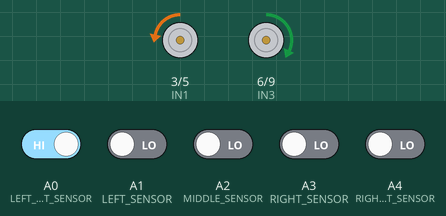
Recording of a sketch running on a simulated Arduino Uno, built with avr-gcc and run on an emulated ATmega328P. On the bench: motor-driver pin pairs drawn as motors (green arrow = first pin HIGH = forward, orange = second pin HIGH = backward, longer = more drive, scaled by the enable pin). The test bench sets the inputs (shaded band); at power-on: A0 (LEFT_MOST_SENSOR) HIGH, A1 (LEFT_SENSOR), A2 (MIDDLE_SENSOR), A3 (RIGHT_SENSOR), A4 (RIGHT_MOST_SENSOR) LOW. What the sketch prints to the serial monitor is not drawn.

Above: at 1.2 s.
1.3 s: A0 (LEFT_MOST_SENSOR) driven LOW
At 2.0 s:
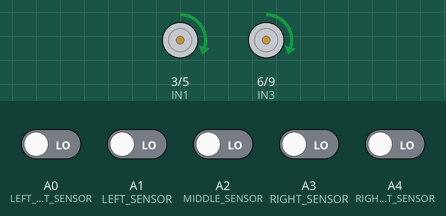
2.8 s: A2 (MIDDLE_SENSOR) driven HIGH
At 3.4 s:
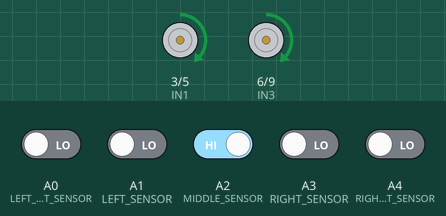
4.3 s: A3 (RIGHT_SENSOR) driven HIGH
At 4.9 s:
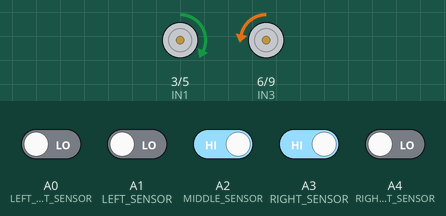
Timing chart, 0 to 7.3 s (numbered marks = the images above; inputs shaded):
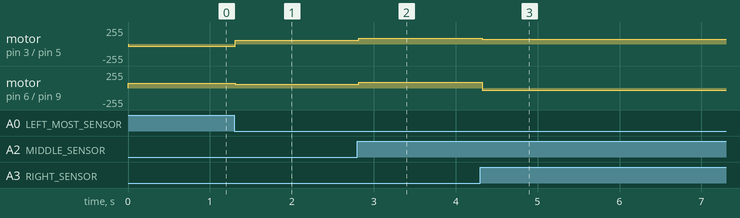

Measured:
- after the input at 1.3 s, motor on pin 3 (IN1) / pin 5 (IN2): backward 30/255 → forward 60/255 at once; motor on pin 6 (IN3) / pin 9 (IN4): forward 70/255 → forward 60/255 at once
- after the input at 2.8 s, motor on pin 3 (IN1) / pin 5 (IN2), motor on pin 6 (IN3) / pin 9 (IN4): forward 60/255 → forward 85/255 at once
- after the input at 4.3 s, motor on pin 3 (IN1) / pin 5 (IN2): forward 85/255 → forward 70/255 at once; motor on pin 6 (IN3) / pin 9 (IN4): forward 85/255 → backward 30/255 at once

The sketch:

5_SENSOR_LFR.ino
```cpp
void setup() {
  pinMode(3 , OUTPUT); //IN1 (FORWARD)
  pinMode(5 , OUTPUT); //IN2 (BACKWARD)
  pinMode(6 , OUTPUT); //IN3 (FORWARD)
  pinMode(9 , OUTPUT); //IN4 (BACKWARD)
  pinMode(2 , OUTPUT); //ENABLE A
  pinMode(4 , OUTPUT); //ENABLE B

  pinMode(A0 , INPUT); //LEFT MOST SENSOR
  pinMode(A1 , INPUT); //LEFT SENSOR
  pinMode(A2 , INPUT); //MIDDLE SENSOR
  pinMode(A3 , INPUT); //RIGHT SENSOR
  pinMode(A4 , INPUT); //RIGHT MOST SENSOR

  digitalWrite(2 , HIGH);
  digitalWrite(4 , HIGH);

  Serial.begin(9600);
}

void forward () {
  analogWrite(3 , 85);
  analogWrite(5 , 0);
  analogWrite(6 , 85);
  analogWrite(9 , 0);
}

void curveleft () {
  analogWrite(3 , 30);
  analogWrite(5 , 0);
  analogWrite(6 , 60);
  analogWrite(9 , 0);
}

void curveright () {
  analogWrite(3 , 60);
  analogWrite(5 , 0);
  analogWrite(6 , 60);
  analogWrite(9 , 0);
}

void slightleft () {
  analogWrite(3 , 20);
  analogWrite(5 , 0);
  analogWrite(6 , 40);
  analogWrite(9 , 0);
}

void slightright(){
  analogWrite(3 , 40);
  analogWrite(5 , 0);
  analogWrite(6 , 20);
  analogWrite(9 , 0);
}

void sharpleft(){
  analogWrite(3 , 0);
  analogWrite(5 , 30);
  analogWrite(6 , 70);
  analogWrite(9 , 0);
}

void sharpright(){
  analogWrite(3 , 70);
  analogWrite(5 , 0);
  analogWrite(6 , 0);
  analogWrite(9 , 30);
}

void loop() {
  int s1 = digitalRead(A0);
  int s2 = digitalRead(A1);
  int s3 = digitalRead(A2);
  int s4 = digitalRead(A3);
  int s5 = digitalRead(A4);

  Serial.print("S1: "); Serial.print(s1);
  Serial.print("S2: "); Serial.print(s2);
  Serial.print("S3: "); Serial.print(s3);
  Serial.print("S4: "); Serial.print(s4);
  Serial.print("S5: "); Serial.print(s5);

  if (s1 == 0 && s2 == 0 && s3 == 0 && s4 == 0 && s5 == 0) {
    curveright();
  }
  else if(s1 == 0 && s2 == 0 && s3 == 0 && s4 == 0 && s5 == 1) {
    sharpright();
  }
  else if(s1 == 0 && s2 == 0 && s3 == 0 && s4 == 1 && s5 == 0) {
    curveright();
  }
  else if(s1 == 0 && s2 == 0 && s3 == 0 && s4 == 1 && s5 == 1) {
    slightright();
  }
  else if(s1 == 0 && s2 == 0 && s3 == 1 && s4 == 0 && s5 == 0 ) {
    forward();
  }
  else if(s1 == 0 && s2 == 0 && s3 == 1 && s4 == 0 && s5 == 1) {
    sharpright();
  }
  else if(s1 == 0 && s2 == 0 && s3 == 1 && s4 == 1 && s5 == 0) {
    sharpright();
  }
  else if(s1 == 0 && s2 == 0 && s3 == 1 && s4 == 1 && s5 == 1) {
    sharpright();
  }
  else if(s1 == 0 && s2 == 1 && s3 == 0 && s4 == 0 && s5 == 0) {
    sharpleft();
  }
  else if(s1 == 0 && s2 == 1 && s3 == 0 && s4 == 0 && s5 == 1) {
    sharpleft();
  }
  else if(s1 == 0 && s2 == 1 && s3 == 0 && s4 == 1 && s5 == 0) {
    sharpleft();
  }
  else if(s1 == 0 && s2 == 1 && s3 == 0 && s4 == 1 && s5 == 1) {
    sharpright();
  }
  else if(s1 == 0 && s2 == 1 && s3 == 1 && s4 == 0 && s5 == 0) {
    sharpleft();
  }
  else if(s1 == 0 && s2 == 1 && s3 == 1 && s4 == 0 && s5 == 1) {
    sharpleft();
  }
  else if(s1 == 0 && s2 == 1 && s3 == 1 && s4 == 1 && s5 == 0) {
    sharpright();
  }
  else if(s1 == 0 && s2 == 1 && s3 == 1 && s4 == 1 && s5 == 1) {
    slightright();
  }
  else if(s1 == 1 && s2 == 0 && s3 == 0 && s4 == 0 && s5 == 0) {
    sharpleft();
  }
  else if(s1 == 1 && s2 == 0 && s3 == 0 && s4 == 0 && s5 == 1) {
    sharpleft();
  }
  else if(s1 == 1 && s2 == 0 && s3 == 0 && s4 == 1 && s5 == 0) {
    sharpright();
  }
  else if(s1 == 1 && s2 == 0 && s3 == 0 && s4 == 1 && s5 == 1) {
    sharpright();
  }
  else if(s1 == 0 && s2 == 0 && s3 == 1 && s4 == 0 && s5 == 0) {
    sharpleft();
  }
  else if(s1 == 1 && s2 == 0 && s3 == 1 && s4 == 0 && s5 == 1) {
    sharpleft();
  }
  else if(s1 == 1 && s2 == 0 && s3 == 1 && s4 == 1 && s5 == 0) {
    slightright();
  }
  else if(s1 == 1 && s2 == 0 && s3 == 1 && s4 == 1 && s5 == 1) {
    curveright();
  }
  else if(s1 == 1 && s2 == 1 && s3 == 0 && s4 == 0 && s5 == 0) {
    curveleft();
  }
  else if(s1 == 1 && s2 == 1 && s3 == 0 && s4 == 0 && s5 == 1) {
    curveleft();
  }
  else if(s1 == 1 && s2 == 1 && s3 == 0 && s4 == 1 && s5 == 0) {
    curveleft();
  }
  else if(s1 == 1 && s2 == 1 && s3 == 0 && s4 == 1 && s5 == 1) {
    slightleft();
  }
  else if(s1 == 1 && s2 == 1 && s3 == 1 && s4 == 0 && s5 == 0) {
    curveleft();
  }
  else if(s1 == 1 && s2 == 1 && s3 == 1 && s4 == 0 && s5 == 1) {
    curveleft();
  }
  else if(s1 == 1 && s2 == 1 && s3 == 1 && s4 == 1 && s5 == 0) {
    slightleft();
  }
  else if(s1 == 1 && s2 == 1 && s3 == 1 && s4 == 1 && s5 == 1) {
    curveleft();
  }
  delay(20);
}
```
